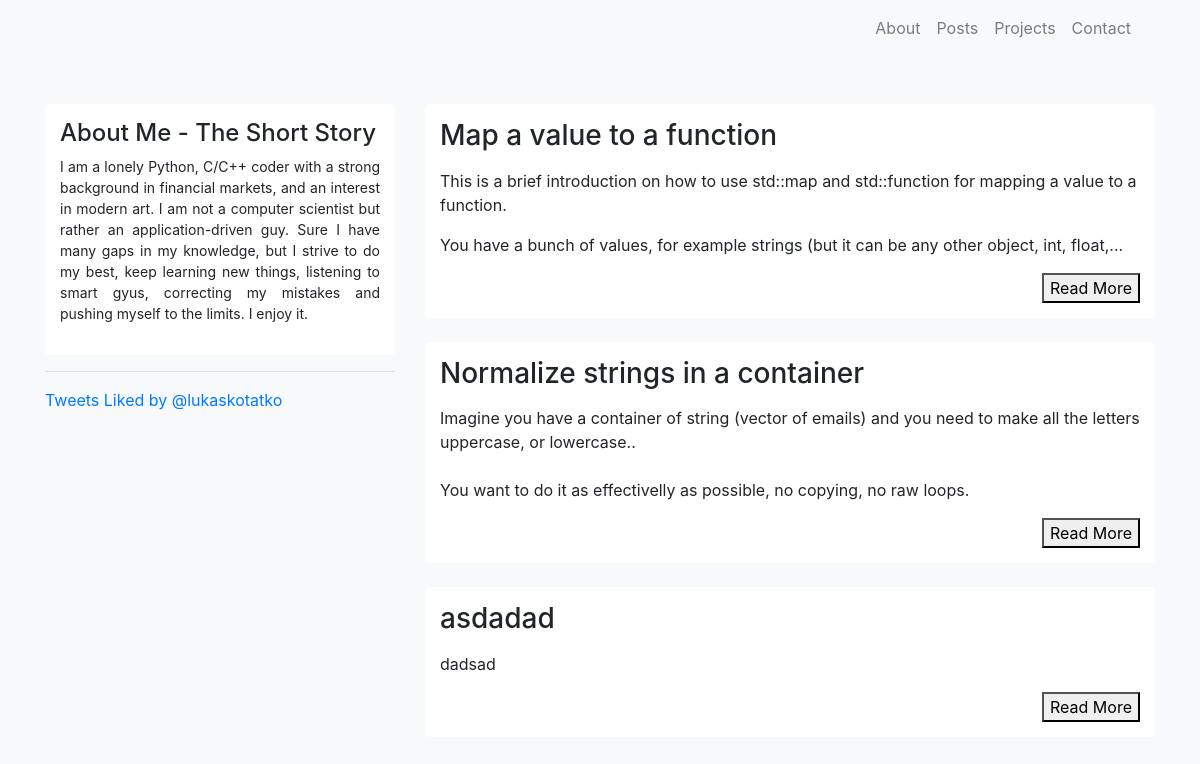
Before: / with the older database file.
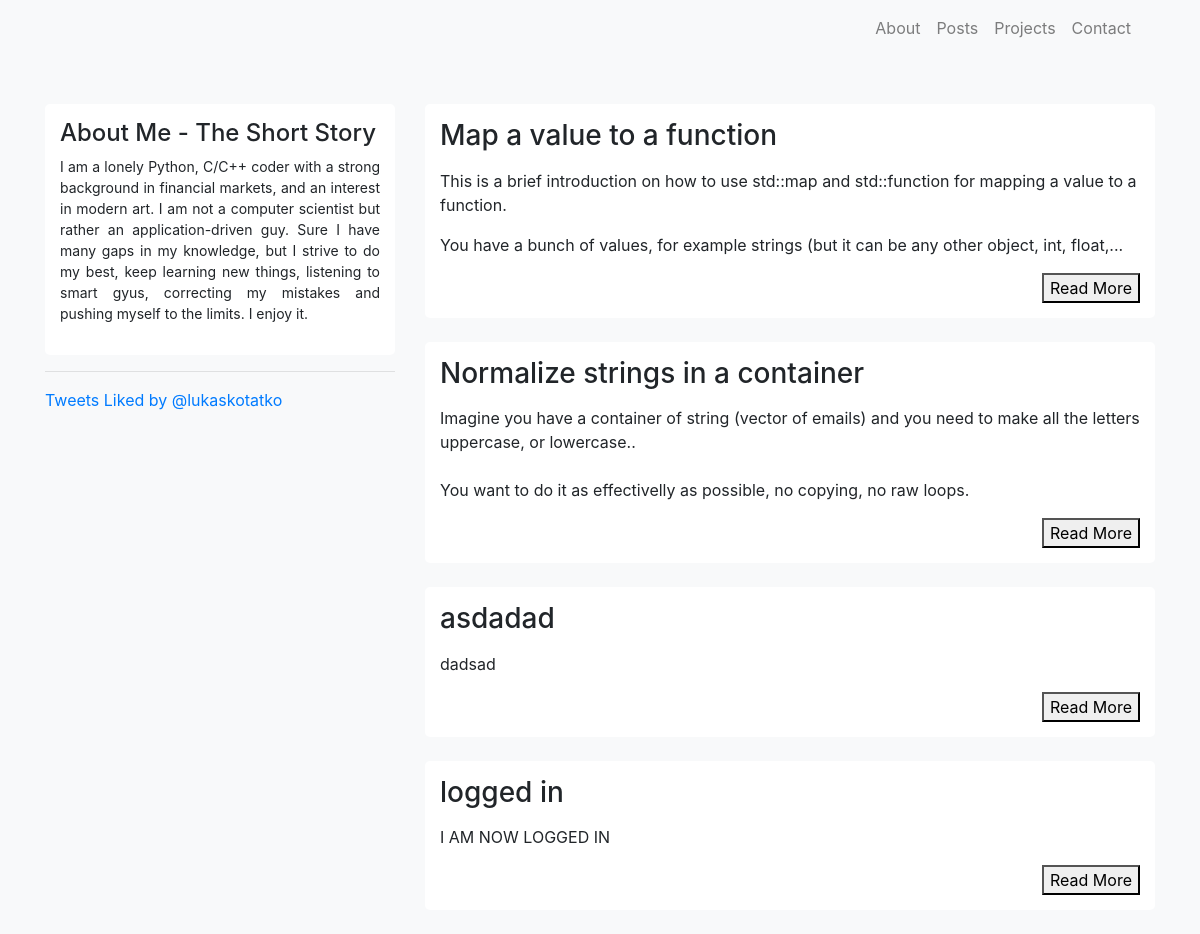
After: the same page with the newer database file.
### application/models.py (models this page shows, shortened)
class PostModel(db.Model):
    __tablename__ = "posts"
    id = db.Column(db.Integer, primary_key=True)
    title = db.Column(db.String(128), unique=False, nullable=False)
    body = db.Column(db.Text, unique=False, nullable=False)
    tags = db.Column(db.Text, unique=False, nullable=True)
    time_posted = db.Column(db.DateTime, unique=False, nullable=False)

### application/routes.py (the view)
@app.route('/')
def index():
    posts = PostModel.query.all()
    return render_template("posts.html", posts=posts)

### application/templates/posts.html (shortened to what this page needs)
{% extends 'layout.html' %}
{% block content %}
<div class="row">
    <div class="container col-sm-4" style="text-align: justify">
        <div class="mycontainer">
            <h4>About Me - The Short Story</h4>
            <p class="about">I am a lonely Python, C/C++ coder with a strong background in financial markets, and an interest in modern art. I am not a computer scientist but rather an application-driven guy. Sure I have many gaps in my knowledge, but I strive to do my best, keep learning new things, listening to smart gyus, correcting my mistakes and pushing myself to the limits. I enjoy it.</p>
        </div>
        <hr>
        <div>
            <a class="twitter-timeline" data-theme="light" href="https://twitter.com/lukaskotatko/likes?ref_src=twsrc%5Etfw">Tweets Liked by @lukaskotatko</a>
        </div>
    </div>
    <div class="container col-sm-8">
    {% for post in posts %}
        <article class="mycontainer">
            <h3>{{ post.title }}</h3>
            <p>{{ post.body | safe | truncate(220) }}
            </p>
            <div style="text-align: right">
                <a href="{{ url_for('post', post_id = post.id) }}"><button class="uk-button uk-button-small">Read More</button></a>
            </div>
        </article>
        <br>
    {% endfor %}
    </div>
</div>
{% endblock %}

### application/templates/layout.html (shortened to what this page needs)
<!DOCTYPE html>
<html lang="en">
<head>
    <link rel="stylesheet" href="https://stackpath.bootstrapcdn.com/bootstrap/4.5.0/css/bootstrap.min.css">
    <link rel="stylesheet" href="https://cdn.jsdelivr.net/npm/uikit@3.4.1/dist/css/uikit.min.css" />
    <link rel="stylesheet" href="{{ url_for('static', filename='css/style.css')}}">
</head>
<body>
    {% include 'partials/navbar-top.html' %}
    <div class="container pt-5">
        {% block content %} {% endblock %}
    </div>
</body>
</body>
</html>

### application/templates/partials/navbar-top.html (shortened to what this page needs)
<div class="container">
<nav class="navbar navbar-expand-lg navbar-light bg-light">
    <div class="collapse navbar-collapse" id="navbarTogglerDemo02">
      <ul class="navbar-nav ml-auto">
        <li class="nav-item">
            <a class="nav-link" href="{{ url_for('about')}}">About</a>
          </li>
        <li class="nav-item">
          <a class="nav-link" href="{{ url_for('posts')}}">Posts</a>
        </li>
        <li class="nav-item">
            <a class="nav-link" href="{{ url_for('projects')}}">Projects</a>
        </li>
        <li class="nav-item">
            <a class="nav-link" href="{{ url_for('contact')}}">Contact</a>
        </li>
      </ul>
    </div>
  </nav>
</div>

### application/static/css/style.css (style rules this page uses)
body { background-color: #F8F9FA; }
.mycontainer { background-color: white; padding: 15px; border-radius: 5px; }
.about { font-size: 14px; }

Changed rows visible on the page:
added PostModel: title "logged in", body "I AM NOW LOGGED IN"
